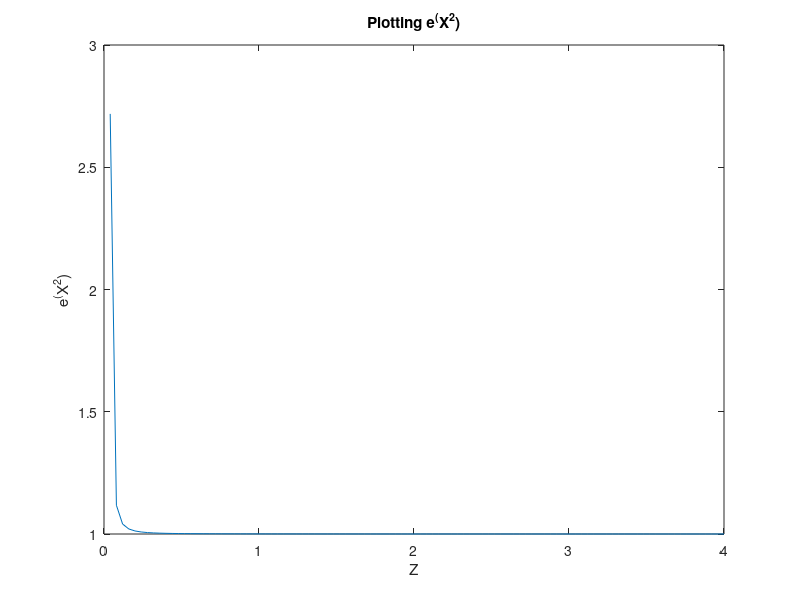

This figure's MATLAB source:
%{
  EXPERIMENT-5
  AIM:Creating a vector X with elements, Xn=(-1)^(n+1)/(2n-1) and Adding up 100 elements of the vector, X; And,plotting the functions, x,x^3,e^x,exp(x^2) over the interval 0<x<4 (by choosing appropriate mesh values for x to obtain smooth curves), on A Rectangular Plot.
  SOFTWARE USED:MATLAB 7.12.0(R2011a)
  %}

%Creating Vector X
for n=1:100
  X(n)=((-1)^(n+1))/(2*n-1)
  end
 
%Adding elements of vector X
Y=sum(X(n))
  
%Creating interval vector Z
Z=0.04:0.04:4

%Plotting Functions

%Plotting X
plot(Z,X)
xlabel('Z')
ylabel('X')
title('Plotting X')

%Plotting X^3
A=X.^3
plot(Z,A)
xlabel('Z')
ylabel('X^3')
title('Plotting X^3')
  
%Plotting e^X
A=exp(X)
plot(Z,A)
xlabel('Z')
ylabel('e^X')
title('Plotting e^X')
  
%Plotting e^(X^2)
A=exp(X.^2)
plot(Z,A)
xlabel('Z')
ylabel('e^(X^2)')
title('Plotting e^(X^2)')
